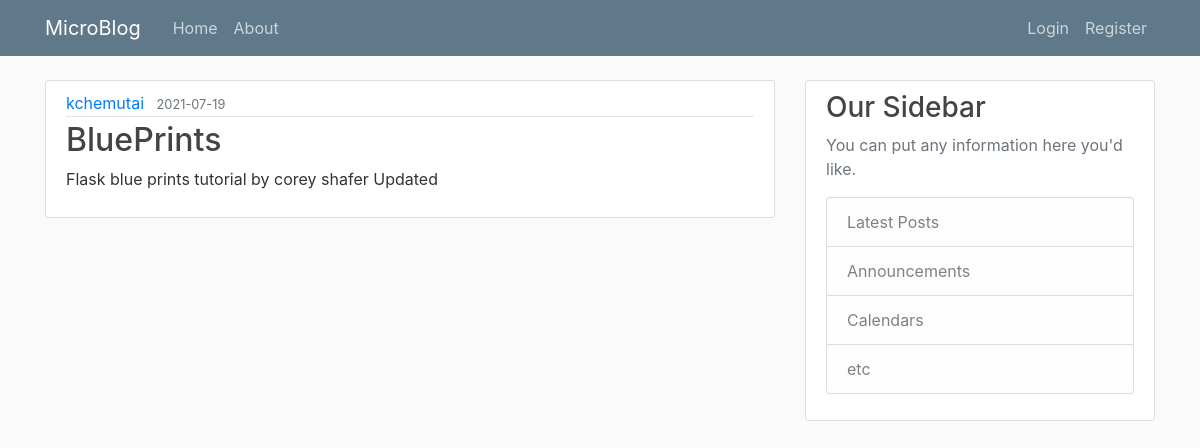
/post/29, run on an earlier commit of the app's database.
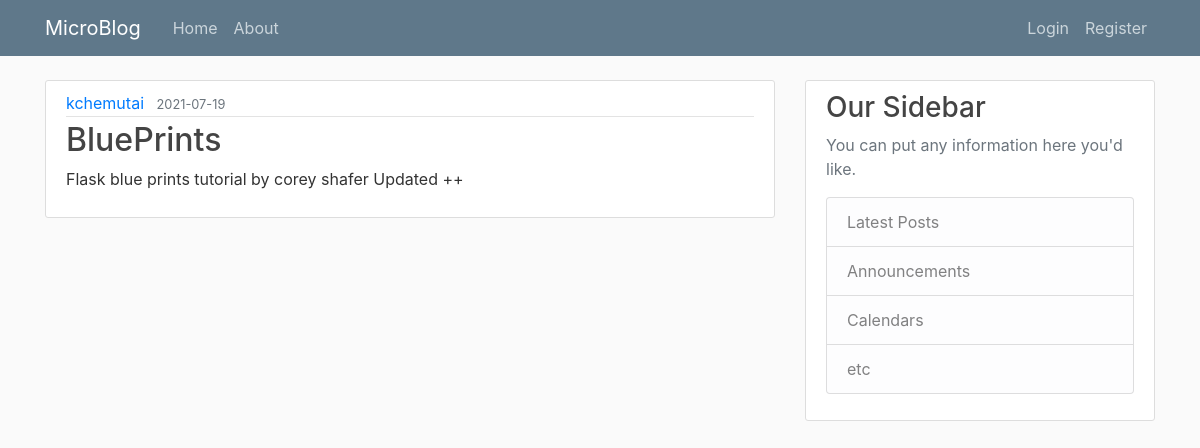
And on a later commit of the database.
### microblog/models.py (models this page shows, shortened)
class Post(db.Model):
    id = db.Column(db.Integer, primary_key=True)
    title = db.Column(db.String(60), nullable=False)
    content = db.Column(db.Text, nullable=False)
    date_posted = db.Column(db.DateTime, nullable=False,
                            default=datetime.utcnow)
    user_id = db.Column(db.Integer, db.ForeignKey('user.id'), nullable=False)

### microblog/posts/routes.py (the view)
@posts_bp.route('/post/<int:post_id>', methods=['post', 'get'])
def view_post(post_id):
    post = Post.query.get_or_404(post_id)
    return render_template('post.html', title=post.title, post=post)

### microblog/templates/post.html (shortened to what this page needs)
{% extends "layout.html" %}
{% block content %}
<article class="media content-section">
    <div class="media-body">
        <div class="article-metadata">
            <a class=" mr-2" href="{{ url_for('users_bp.user_posts', username=post.author.username) }}">{{ post.author.username
                }}</a>
            <small class="text-muted">{{ post.date_posted.strftime('%Y-%m-%d') }}</small>
        </div>
        <h2 class="article-title">{{ post.title }}</h2>
        <p class="article-content">{{ post.content }}</p>
    </div>
</article>
{% endblock content %}

What changed in the data, as far as the page shows it:
changed Post "BluePrints": content "Flask blue prints tutorial by corey shafer Updated" → "Flask blue prints tutorial by corey shafer Updated ++"
